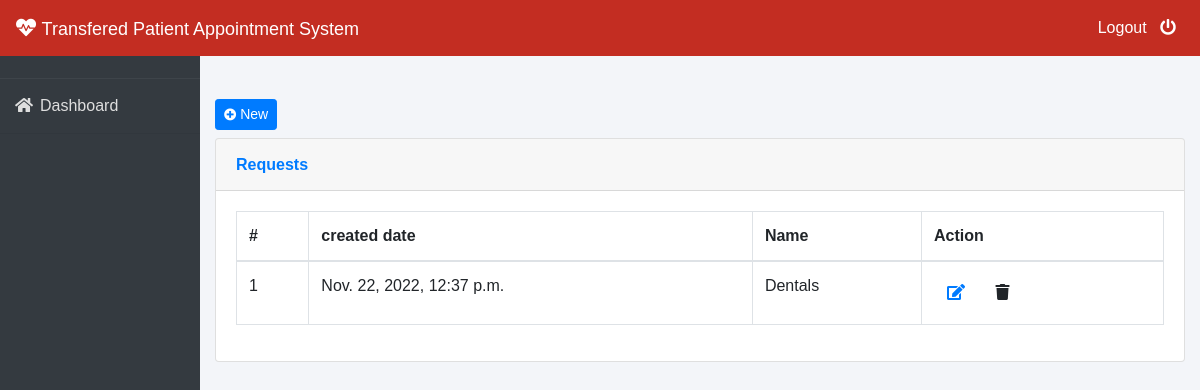
The app's page /services/ (signed in), older data.
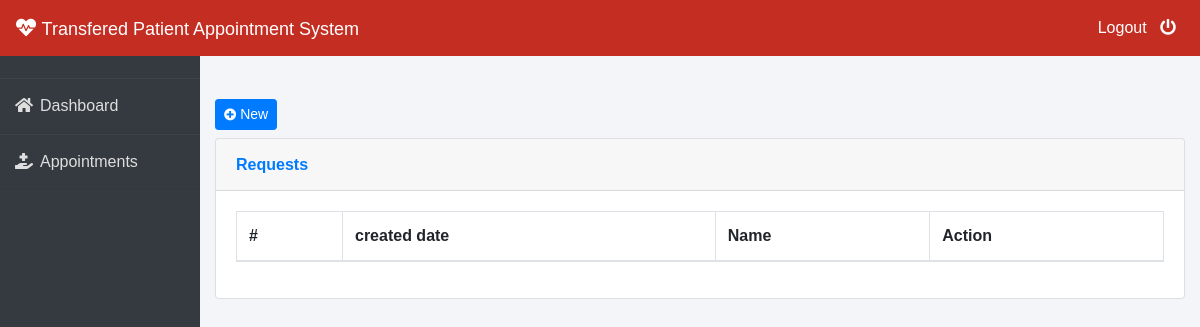
The same page, newer data.
### account/models.py (models this page shows)
class Service(models.Model):
    name=models.CharField(max_length=255)
    hospital=models.ForeignKey(Hospital,on_delete=models.CASCADE)
    created_date=models.DateTimeField(auto_now=True)
    def __str__(self):
        return self.name

### account/views.py (the view)
# urls.py: path('services/',views.services,name='services'),
def services(request):
      services= Service.objects.all()
      print(services)
      return render(request,'site/dashboard/services.html',{"services":services})

### templates/site/dashboard/services.html
    {% extends './master.html' %}
    {% block content %}
    <br><br>
       <div class="container-fluid">
        <h1 class="h3 mb-2 text-gray-800">
            <a href="#" class="d-none d-sm-inline-block btn btn-sm btn-primary shadow-sm" data-toggle="modal" data-target="#addService">
        <i class="fas fa-plus-circle fa-sm text-white-50"></i> New</a>
        </h1>
    <div class="card shadow mb-4">
      <div class="card-header py-3">
        <h6 class="m-0 font-weight-bold text-primary">Requests</h6>
      </div>
      <div class="card-body">
        <div class="table-responsive">
          <table class="table table-bordered" id="dataTable" width="100%" cellspacing="0">
            <thead>
              <tr>
                <th>#</th>
                <th>created date</th>
                <th>Name</th>
                <th>Action</th>
              </tr>
            </thead>
            <tbody>
              {% with value=0 %}
              {% for data in services %}
              {% if data.hospital.user.id == user.id %}
                    <tr>
                      <td>{{forloop.counter}}</td>
                      <td>{{data.created_date}}</td>
                      <td>{{data.name}}</td>
                      <td>
                          <a class="btn btn-datatable btn-default" href="#" data-toggle="modal" data-target="#addEmployee" title="Update Employee"><i class="fas fa-edit"></i></a>
                      <a class="btn btn-datatable" title="Delete Employee" disabled onclick="if (confirm('Do yo want to delete <%=rs.getString(3) %> <%=rs.getString(4) %> from your employees? Press Ok to continue.')) {window.location='deleteEmployee.jsp?id=<%=rs.getString(1)%>'}"><i class="fas fa-trash"></i></a>
                     </td>
                    </tr>
      {% endif %}
                    {% endfor%}
                    {% endwith %}
            </tbody>
          </table>
        </div>
      </div>
    </div>
  </div>
{% endblock content %}

Row changes from the older to the newer data that the page shows:
no longer on this page (row edited): Service: created_date "Nov. 22, 2022, 12:37 p.m.", name "Dentals"
Text that changed along with them:
text now shown: "Appointments"
